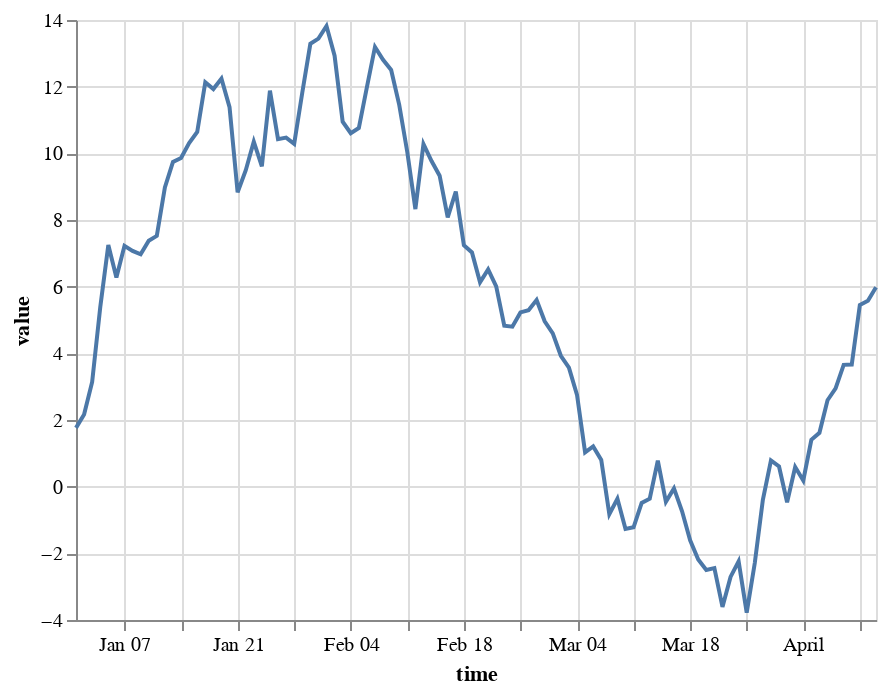

Notebook code for this chart:
### Code cell
rand = np.random.RandomState(0)

df = pd.DataFrame(
    {'value': rand.randn(100).cumsum()},
    index=pd.date_range('2018-01-01', freq='D', periods=100)
)

alt.Chart(df.reset_index().rename(columns={'index': 'time'})).mark_line().encode(
    x='time',
    y='value',
)

### Figure 1 — Vega-Lite specification as saved in the notebook (floating-point values rounded to 4 significant figures)
{"$schema": "https://vega.github.io/schema/vega-lite/v2.6.0.json", "config": {"view": {"height": 300, "width": 400}}, "data": {"name": "data-6e04bbc1ea2599a6839ac23d060c6ae2"}, "datasets": {"data-6e04bbc1ea2599a6839ac23d060c6ae2": [{"time": "2018-01-01T00:00:00", "value": 1.764}, {"time": "2018-01-02T00:00:00", "value": 2.164}, {"time": "2018-01-03T00:00:00", "value": 3.143}, {"time": "2018-01-04T00:00:00", "value": 5.384}, {"time": "2018-01-05T00:00:00", "value": 7.251}, {"time": "2018-01-06T00:00:00", "value": 6.274}, {"time": "2018-01-07T00:00:00", "value": 7.224}, {"time": "2018-01-08T00:00:00", "value": 7.073}, {"time": "2018-01-09T00:00:00", "value": 6.97}, {"time": "2018-01-10T00:00:00", "value": 7.38}, {"time": "2018-01-11T00:00:00", "value": 7.524}, {"time": "2018-01-12T00:00:00", "value": 8.979}, {"time": "2018-01-13T00:00:00", "value": 9.74}, {"time": "2018-01-14T00:00:00", "value": 9.861}, {"time": "2018-01-15T00:00:00", "value": 10.31}, {"time": "2018-01-16T00:00:00", "value": 10.64}, {"time": "2018-01-17T00:00:00", "value": 12.13}, {"time": "2018-01-18T00:00:00", "value": 11.93}, {"time": "2018-01-19T00:00:00", "value": 12.24}, {"time": "2018-01-20T00:00:00", "value": 11.39}, {"time": "2018-01-21T00:00:00", "value": 8.834}, {"time": "2018-01-22T00:00:00", "value": 9.487}, {"time": "2018-01-23T00:00:00", "value": 10.35}, {"time": "2018-01-24T00:00:00", "value": 9.61}, {"time": "2018-01-25T00:00:00", "value": 11.88}, {"time": "2018-01-26T00:00:00", "value": 10.42}, {"time": "2018-01-27T00:00:00", "value": 10.47}, {"time": "2018-01-28T00:00:00", "value": 10.28}, {"time": "2018-01-29T00:00:00", "value": 11.82}, {"time": "2018-01-30T00:00:00", "value": 13.29}, {"time": "2018-01-31T00:00:00", "value": 13.44}, {"time": "2018-02-01T00:00:00", "value": 13.82}, {"time": "2018-02-02T00:00:00", "value": 12.93}, {"time": "2018-02-03T00:00:00", "value": 10.95}, {"time": "2018-02-04T00:00:00", "value": 10.6}, {"time": "2018-02-05T00:00:00", "value": 10.76}, {"time": "2018-02-06T00:00:00", "value": 11.99}, {"time": "2018-02-07T00:00:00", "value": 13.19}, {"time": "2018-02-08T00:00:00", "value": 12.8}, {"time": "2018-02-09T00:00:00", "value": 12.5}, {"time": "2018-02-10T00:00:00", "value": 11.45}, {"time": "2018-02-11T00:00:00", "value": 10.03}, {"time": "2018-02-12T00:00:00", "value": 8.327}, {"time": "2018-02-13T00:00:00", "value": 10.28}, {"time": "2018-02-14T00:00:00", "value": 9.768}, {"time": "2018-02-15T00:00:00", "value": 9.33}, {"time": "2018-02-16T00:00:00", "value": 8.077}, {"time": "2018-02-17T00:00:00", "value": 8.855}, {"time": "2018-02-18T00:00:00", "value": 7.241}, {"time": "2018-02-19T00:00:00", "value": 7.028}, {"time": "2018-02-20T00:00:00", "value": 6.132}, {"time": "2018-02-21T00:00:00", "value": 6.519}, {"time": "2018-02-22T00:00:00", "value": 6.009}, {"time": "2018-02-23T00:00:00", "value": 4.828}, {"time": "2018-02-24T00:00:00", "value": 4.8}, {"time": "2018-02-25T00:00:00", "value": 5.228}, {"time": "2018-02-26T00:00:00", "value": 5.295}, {"time": "2018-02-27T00:00:00", "value": 5.597}, {"time": "2018-02-28T00:00:00", "value": 4.963}, {"time": "2018-03-01T00:00:00", "value": 4.6}, {"time": "2018-03-02T00:00:00", "value": 3.928}, {"time": "2018-03-03T00:00:00", "value": 3.568}, {"time": "2018-03-04T00:00:00", "value": 2.755}, {"time": "2018-03-05T00:00:00", "value": 1.029}, {"time": "2018-03-06T00:00:00", "value": 1.206}, {"time": "2018-03-07T00:00:00", "value": 0.8042}, {"time": "2018-03-08T00:00:00", "value": -0.826}, {"time": "2018-03-09T00:00:00", "value": -0.3632}, {"time": "2018-03-10T00:00:00", "value": -1.27}, {"time": "2018-03-11T00:00:00", "value": -1.219}, {"time": "2018-03-12T00:00:00", "value": -0.4894}, {"time": "2018-03-13T00:00:00", "value": -0.3605}, {"time": "2018-03-14T00:00:00", "value": 0.7789}, {"time": "2018-03-15T00:00:00", "value": -0.4559}, {"time": "2018-03-16T00:00:00", "value": -0.05354}, {"time": "2018-03-17T00:00:00", "value": -0.7383}, {"time": "2018-03-18T00:00:00", "value": -1.609}, {"time": "2018-03-19T00:00:00", "value": -2.188}, {"time": "2018-03-20T00:00:00", "value": -2.5}, {"time": "2018-03-21T00:00:00", "value": -2.443}, {"time": "2018-03-22T00:00:00", "value": -3.609}, {"time": "2018-03-23T00:00:00", "value": -2.708}, {"time": "2018-03-24T00:00:00", "value": -2.242}, {"time": "2018-03-25T00:00:00", "value": -3.778}, {"time": "2018-03-26T00:00:00", "value": -2.29}, {"time": "2018-03-27T00:00:00", "value": -0.3941}, {"time": "2018-03-28T00:00:00", "value": 0.7846}, {"time": "2018-03-29T00:00:00", "value": 0.6047}, {"time": "2018-03-30T00:00:00", "value": -0.466}, {"time": "2018-03-31T00:00:00", "value": 0.5884}, {"time": "2018-04-01T00:00:00", "value": 0.1852}, {"time": "2018-04-02T00:00:00", "value": 1.408}, {"time": "2018-04-03T00:00:00", "value": 1.616}, {"time": "2018-04-04T00:00:00", "value": 2.593}, {"time": "2018-04-05T00:00:00", "value": 2.949}, {"time": "2018-04-06T00:00:00", "value": 3.656}, {"time": "2018-04-07T00:00:00", "value": 3.666}, {"time": "2018-04-08T00:00:00", "value": 5.452}, {"time": "2018-04-09T00:00:00", "value": 5.579}, {"time": "2018-04-10T00:00:00", "value": 5.981}]}, "encoding": {"x": {"field": "time", "type": "temporal"}, "y": {"field": "value", "type": "quantitative"}}, "mark": "line"}
